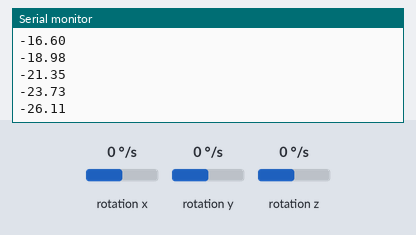
Bench run of a sketch on a simulated Arduino Nano 33 IoT. Shown: the last lines printed to the serial monitor. The inputs (shaded band) are chosen by the test bench; at power-on: rotation z 0 °/s, rotation x 0 °/s, rotation y 0 °/s.

Above: at 1.2 s.
1.3 s: rotation z set to -192 °/s
At 1.33 s:
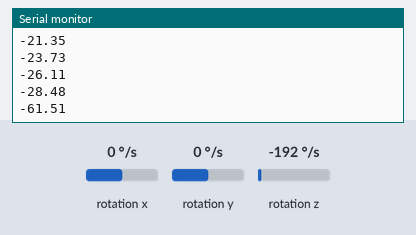
2.8 s: rotation z set to -100 °/s
At 2.86 s:
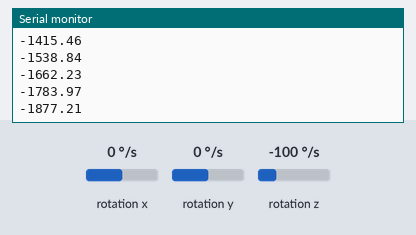
Timing chart, 0 to 5.8 s (numbered marks = the images above; inputs shaded):
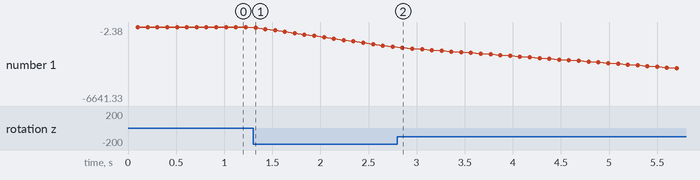

The sketch:

gyroscope.ino
```cpp
#include <Arduino_LSM6DS3.h>

const float calibrationOffset = -3.77;

unsigned long lastUpdateTimeMs = 0;
unsigned long updatePeriodMs = 100;
float heading = 0;
float gyroscopeSampleRate = 1;

void setup()
{
    Serial.begin(9600);
    while (!Serial) {
        delay(10);
    }

    if (!IMU.begin()) {
        Serial.println("Error starting IMU");
        while (1) {
            delay(10);
        }
    } else {
        Serial.println("IMU started");
    }

    gyroscopeSampleRate = IMU.gyroscopeSampleRate();

    Serial.println("Ready");
}

void loop()
{
    float x, y, z;

    if (IMU.gyroscopeAvailable()) {
        IMU.readGyroscope(x, y, z);
        z += calibrationOffset;
        heading += z / gyroscopeSampleRate;
    }

    unsigned long now = millis();

    if (now > lastUpdateTimeMs + updatePeriodMs) {
        Serial.println(heading);
        lastUpdateTimeMs = now;
    }
}
```

Measured:
- after the input at 1.3 s, the serial monitor: prints a new line at once (image 1)
- plotted number 1: -28.48 → -1783.97 after the input at 1.3 s
